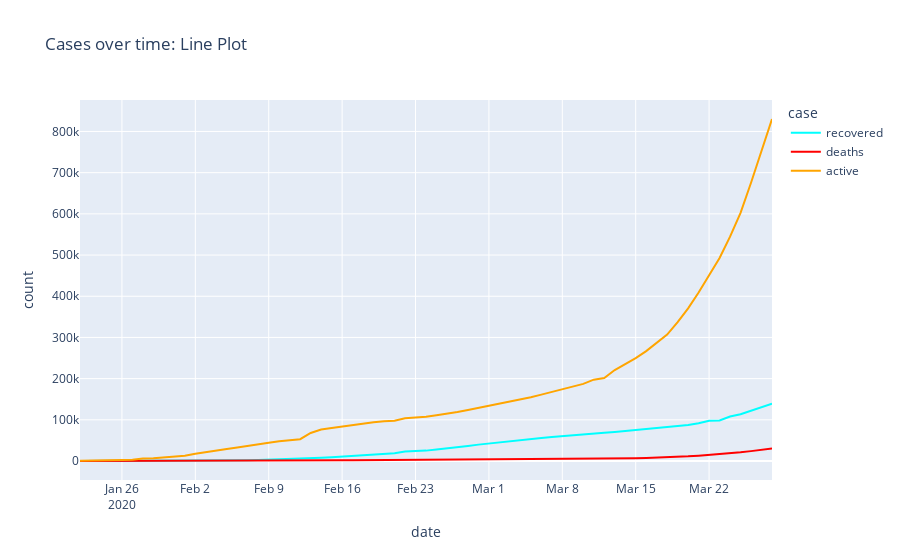
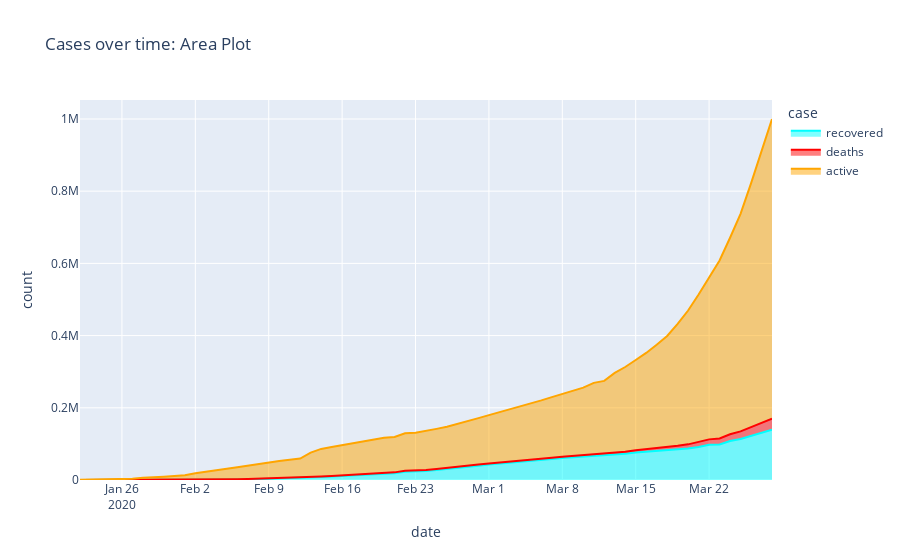

The cell these charts' notebook holds for them, in order:
### Markdown cell above
### Графики количества зараженных, выздорвевших и умерших к дате n.

### Code cell
temp = cleaned_data.groupby('date')['recovered', 'deaths', 'active'].sum().reset_index()
temp = temp.melt(id_vars="date", value_vars=['recovered', 'deaths', 'active'],
                 var_name='case', value_name='count')


fig = px.line(temp, x="date", y="count", color='case',
             title='Cases over time: Line Plot', color_discrete_sequence = ['cyan', 'red', 'orange'])
fig.show()

fig = px.area(temp, x="date", y="count", color='case',
             title='Cases over time: Area Plot', color_discrete_sequence = ['cyan', 'red', 'orange'])
fig.show()
